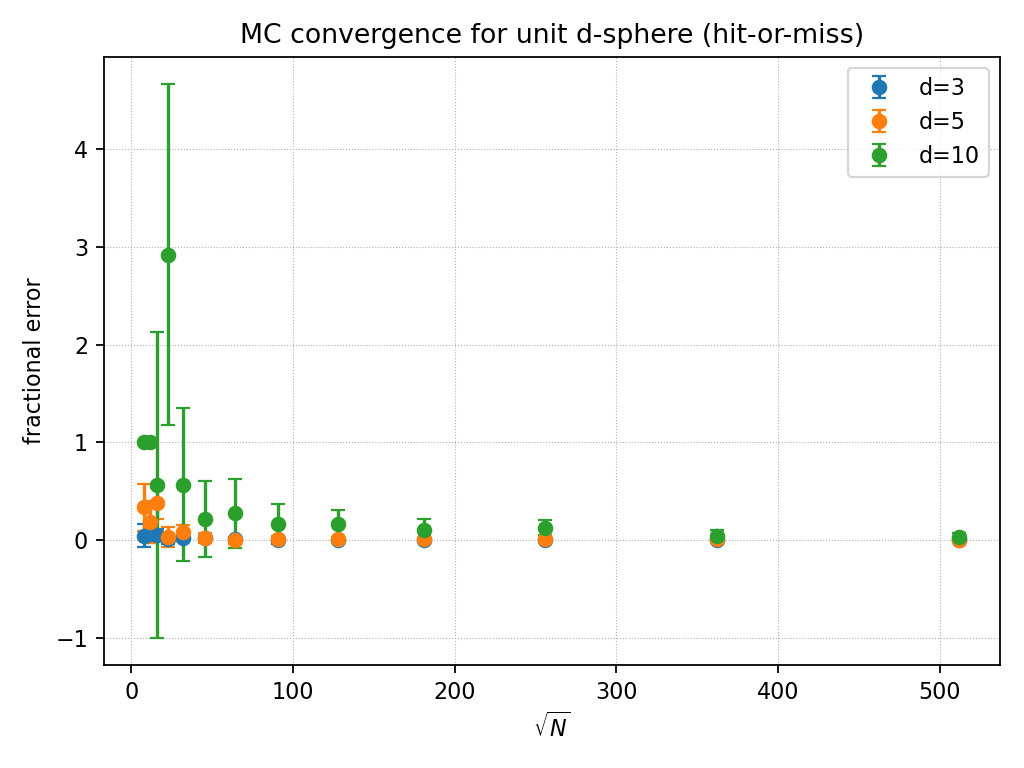

The Python source for this figure:
#!/usr/bin/env python3
import math
import csv
import matplotlib.pyplot as plt
import numpy as np
from ndsphere import estimate_volume, true_volume

def run_sweep(ds=(3,5,10), pmin=6, pmax=18, r=1.0, seed=123):
    rng = np.random.default_rng(seed)
    rows = []
    for d in ds:
        for p in range(pmin, pmax + 1):
            N = 2**p
            vol, sigma, rel_err, inside = estimate_volume(d, N, r, rng)
            rows.append({
                "d": d,
                "N": N,
                "sqrtN": math.sqrt(N),
                "estimate": vol,
                "true": true_volume(d, r),
                "fractional_error": rel_err,
                "sigma": sigma,
                "sigma_frac": sigma / true_volume(d, r),
                "inside": inside,
                "r": r,
            })
    return rows

def save_csv(rows, path="convergence.csv"):
    with open(path, "w", newline="") as f:
        w = csv.DictWriter(f, fieldnames=list(rows[0].keys()))
        w.writeheader()
        w.writerows(rows)

def make_plot(rows, path="convergence.png"):
    plt.figure()
    for d in sorted(set(r["d"] for r in rows)):
        sub = [r for r in rows if r["d"] == d]
        x = [r["sqrtN"] for r in sub]
        y = [r["fractional_error"] for r in sub]
        yerr = [r["sigma_frac"] for r in sub]
        plt.errorbar(x, y, yerr=yerr, fmt="o", capsize=3, label=f"d={d}")
    plt.xlabel(r"$\sqrt{N}$")
    plt.ylabel("fractional error")
    plt.title("MC convergence for unit d-sphere (hit-or-miss)")
    plt.grid(True, linestyle=":", linewidth=0.5)
    plt.legend()
    plt.tight_layout()
    plt.savefig(path, dpi=160)
    print(f"Wrote {path}")

if __name__ == "__main__":
    rows = run_sweep(ds=(3,5,10), pmin=6, pmax=18, r=1.0, seed=42)  # set pmax=24 for final
    save_csv(rows, "convergence.csv")
    make_plot(rows, "convergence.png")
    print("Wrote convergence.csv")
